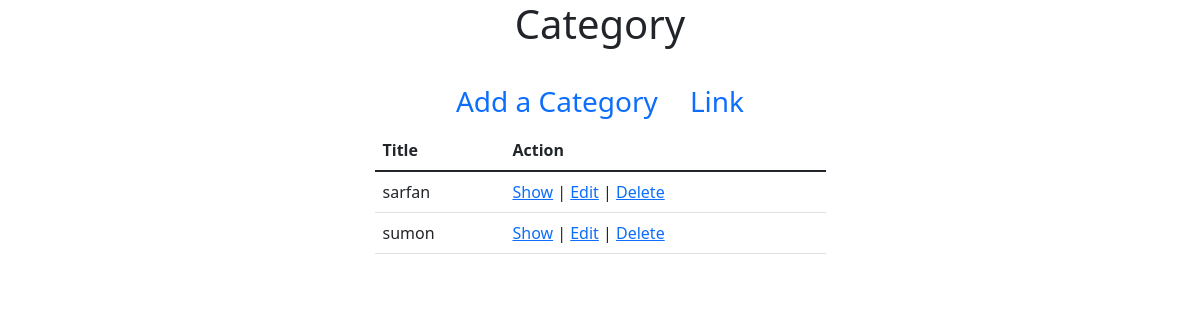
Page /admin/Categorys/index.php on the earlier database version.
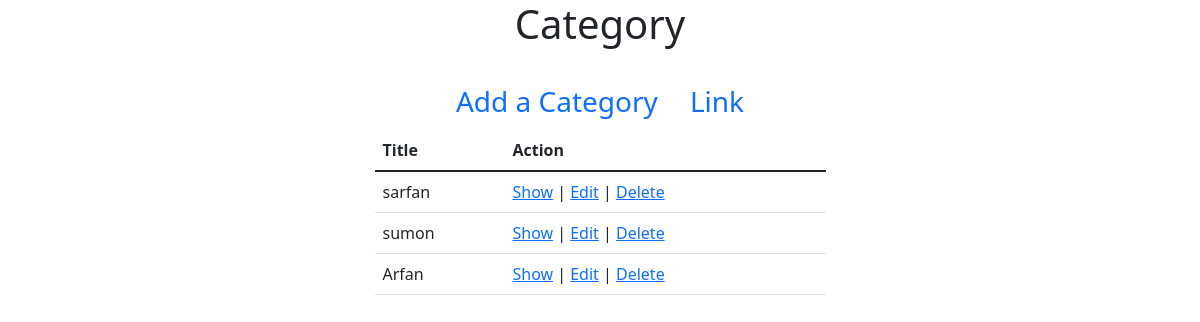
Same page on the later database version.
### tables this page shows
CREATE TABLE `category` (
  `id` int(11) NOT NULL,
  `name` varchar(255) NOT NULL,
  `link` varchar(255) NOT NULL,
  `created_at` datetime NOT NULL DEFAULT CURRENT_TIMESTAMP,
  `modified_at` datetime NOT NULL DEFAULT CURRENT_TIMESTAMP
);

### admin/Categorys/index.php (the view, shortened to what this page needs)
<?php
$conn = new PDO("mysql:host=localhost;dbname=ecommerce",
    'root', '');
$conn->setAttribute(PDO::ATTR_ERRMODE,
    PDO::ERRMODE_EXCEPTION);
$query = "SELECT * FROM `category`";
$stmt = $conn->prepare($query);
$result = $stmt->execute();
$categorys = $stmt->fetchAll();
?>
<!doctype html>
<html lang="en">
<head>
    <link href="https://cdn.jsdelivr.net/npm/bootstrap@5.1.3/dist/css/bootstrap.min.css" rel="stylesheet">
</head>
<body>
<section>
    <div class="container">
        <div class="row justify-content-center">
            <div class="col-md-5">
                <h1 class="text-center mb-4">Category</h1>
                <ul class="nav justify-content-center fs-3">
                    <li class="nav-item">
                        <a class="nav-link active" aria-current="page" href="create.php">
                            Add a Category
                        </a>
                    </li>
                    <li class="nav-item">
                        <a class="nav-link" href="#">Link</a>
                    </li>
                </ul>
                <table class="table">
                    <thead>
                    <tr>
                        <th scope="col">Title</th>
                        <th scope="col">Action</th>
                    </tr>
                    </thead>
                    <tbody>
                    <?php
                    if (count($categorys) > 0):
                        foreach ($categorys as $category):
                            ?>
                            <tr>
                                <td><?= $category['name']?></td>
                                <td><a href="show.php?id=<?=$category['id'];?>">Show</a>
                                    |
                                    <a href="edit.php?id=<?=$category['id'];?>">Edit</a>
                                    |
                                    <a href="delete.php?id=<?=$category['id'];?>"
                                       onclick="return confirm('Are you sure you want to delete?')">
                                        Delete
                                    </a>
                                </td>
                            </tr>
                        <?php
                        endforeach;
                    endif;
                    ?>
                    </tbody>
                </table>
            </div>
        </div>
    </div>
</section>
</body>
</html>

Differences in the rows shown:
added category: name "Arfan"
